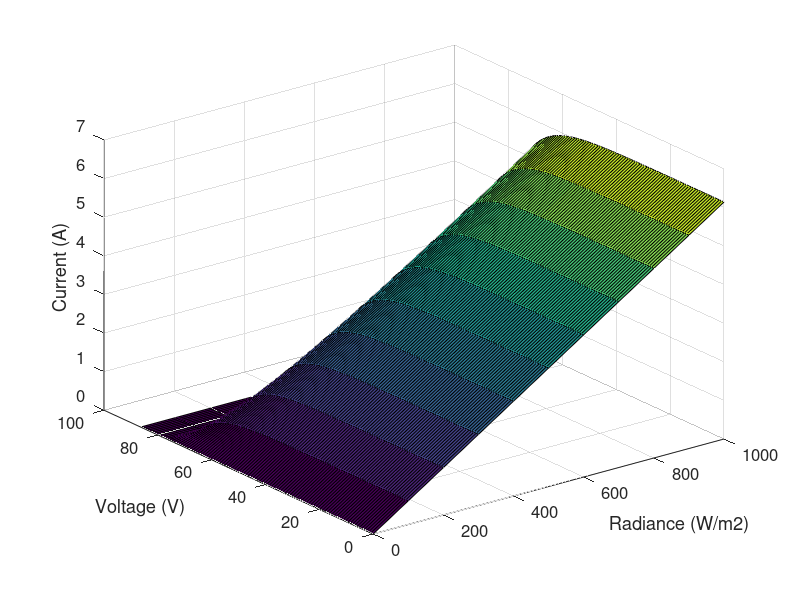

Write the MATLAB code that produced this figure.
function plot_Isurf
%Plots the current, voltage and radiance characteristics of PV
%Ambient temperature = 25C
%Format of lookup data is (radiance:temperature:voltage)
%Temperature and Radiance Levels depends on the stepsize used in pv lut generation.


%%% Enter Temperature and Radiance Levels here: %%%
T = 11            %Temperature Levels from 1 to 21 in range -25°C to 75 °C. T = 11 -> 25°C
radiance = 11     %radiance Level from 1 to 11 in range 0 to 1000W/m2


%LUT Data:
load('pv_lut.mat');

% Value ranges
voltage = [0:0.864:86.4];
sun = [0:100:1000];

%Plot the current surface
figure(1)
[A, V] = meshgrid(sun, voltage);
current_data = transpose(squeeze(lut(:,T,:))); % Angenommen, dass dies korrekt umgeformt wurde zu passender Größe
surf(A, V, current_data);
xlabel('Radiance (W/m2)', 'Fontsize', 12)
ylabel('Voltage (V)', 'Fontsize', 12)
zlabel('Current (A)', 'Fontsize', 12)
set(gca, 'FontSize', 12)
